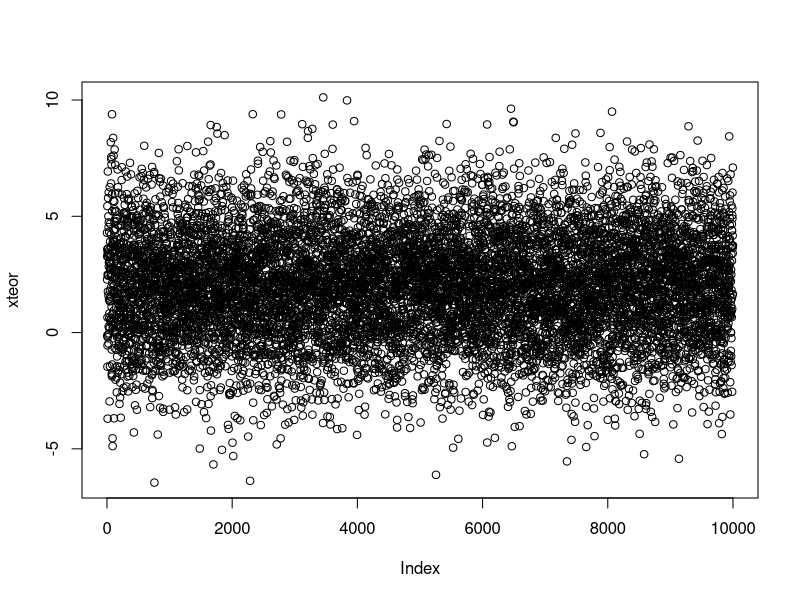
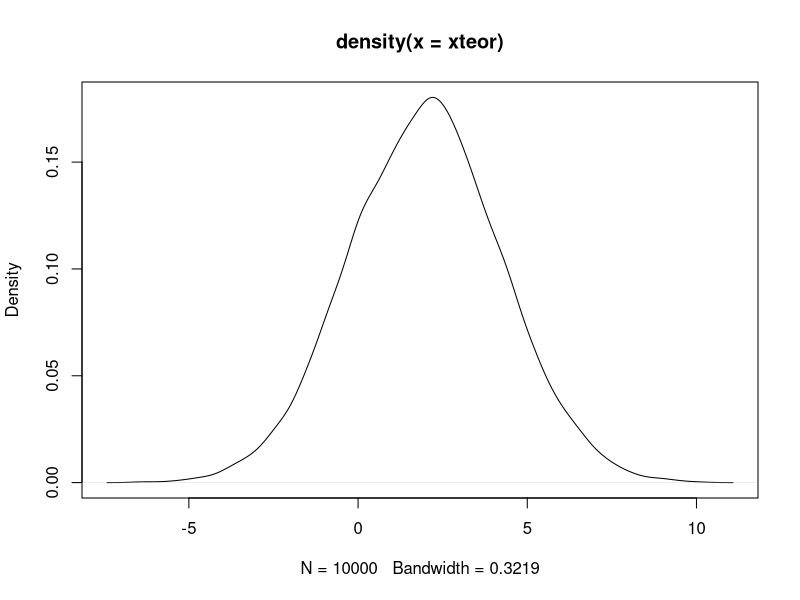
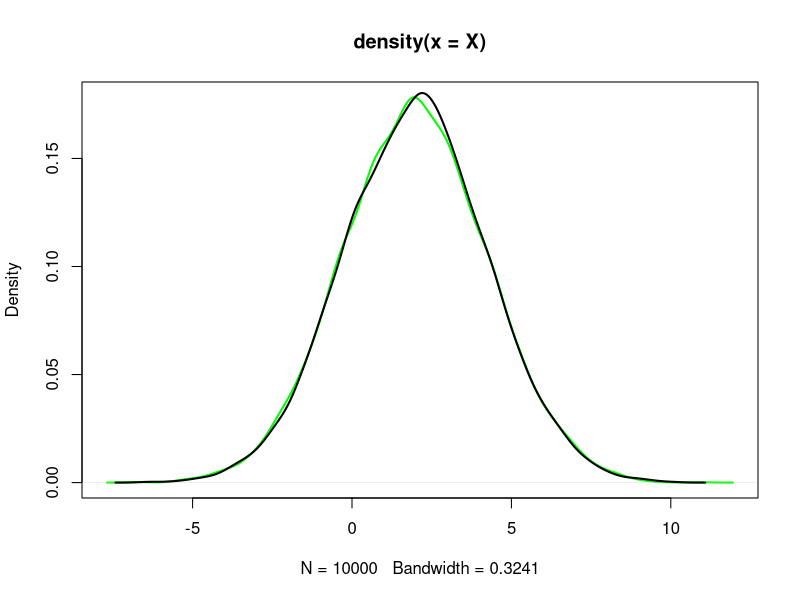

These figures' R source, in order: (Note: this script raises an error after producing the figures.)
## ---- chunk 1
knitr::opts_chunk$set(echo = TRUE)
## ---- chunk 2
set.seed(1234567890)

x1 = rnorm(10000, mean=3, sd=sqrt(2))
x2 = rnorm(10000, mean=-1, sd=sqrt(3))
xteor = x1+x2
plot(xteor) # x teorinis skirstinys
plot(density(xteor))
## ---- chunk 3
X = rnorm(10000, mean=2, sd=sqrt(5))
## ---- chunk 4
plot(density(X), col="green", lwd=2)
lines(density(xteor), lwd=2)
## ---- chunk 5
mean(xteor) #teorinis vidurkis
mean(X) #empirinis vidurkis
median(xteor) #teorine mediana
median(X) #empirine mediana
sd(xteor) #teorinis standartinis nyokrypis
sd(X) #empirinis standartinis nyokrypis
## ---- chunk 6
v=X[abs(X)>2]
length(v)/10000
## ---- chunk 7
i=0
while (i<5){
  Z[i] = rnorm(10000, mean=2, sd=sqrt(5))
  w=Z[i][abs(Z[i])>2]
  length(w)/10000
  
  i=i+1
}
